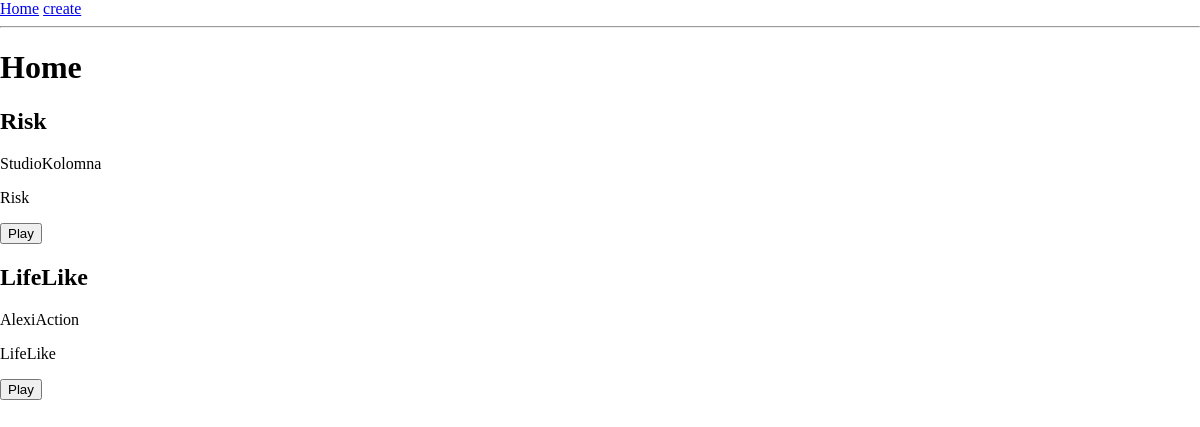
Before: / with the older database file.
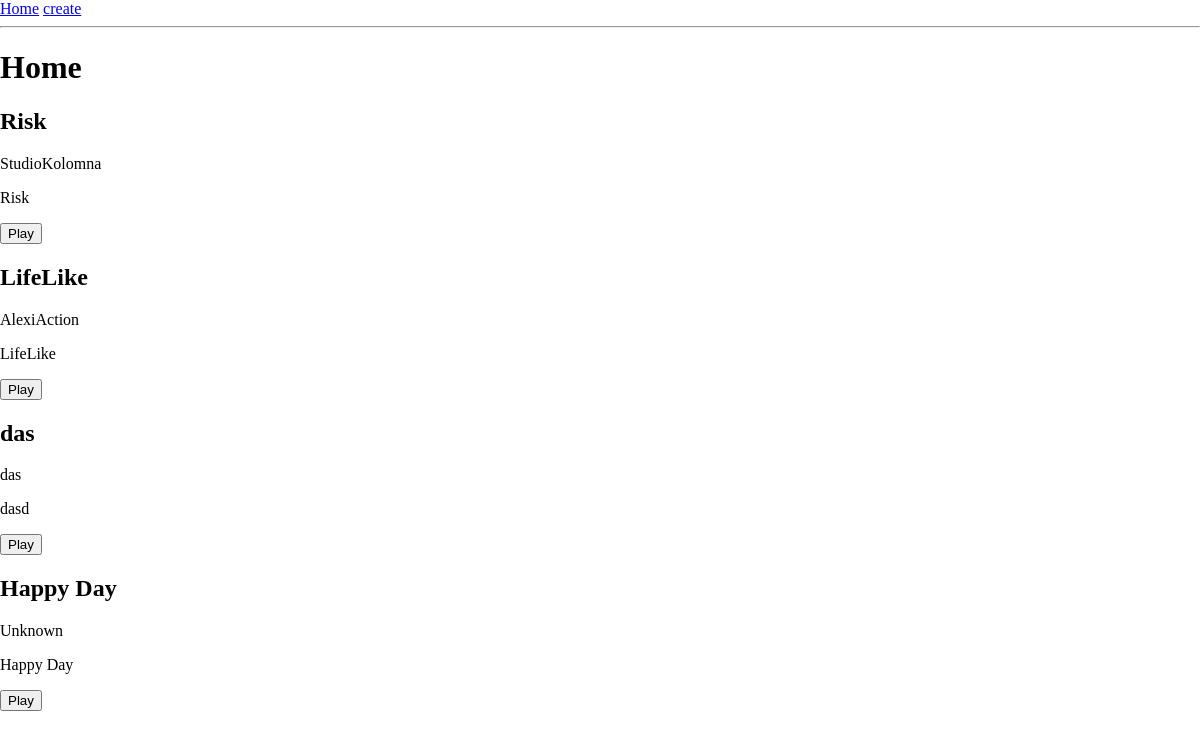
After: the same page with the newer database file.
### tables this page shows
CREATE TABLE `songs` (
    `id` INTEGER PRIMARY KEY AUTOINCREMENT,
    `title` varchar(255) NOT NULL,
    `artist` varchar(255) NOT NULL,
    `album` varchar(255) NOT NULL,
    `filename` varchar(255) NOT NULL
);

### app.py (the view)
@app.route("/")
def index():
    print(app.static_folder)
    conn = get_db_connection()
    songs = conn.execute('SELECT * FROM songs').fetchall()
    conn.close()
    return render_template('index.html', songs=songs)

### app.py (called while the page is built)
def get_db_connection():
    conn = sqlite3.connect('database.db')
    conn.row_factory = sqlite3.Row
    return conn

### templates/index.html
{% extends 'base.html' %}
{% block content %}
    <h1>Home</h1>
    {% for song in songs %}
        <div class="song">
            <h2>{{ song.title }}</h2>
            <p>{{ song.artist }}</p>
            <p>{{ song.album }}</p>
            <button url=>Play</button>
        </div>
    {% endfor %}
{% endblock %}

### templates/base.html (shortened to what this page needs)
<!DOCTYPE html>
<html>
<head>
</head>
<body>
    <nav>
        <a href="{{ url_for('index') }}">Home</a>
        <a href="/create">create</a>
    </nav>
    <hr>
    <div class="content">
        {% block content %}{% endblock %}
    </div>

### templates/base.html (style rules this page uses)
body { margin: 0; }

Changed rows visible on the page:
added songs: title "das", artist "das", album "dasd"
added songs: title "Happy Day", artist "Unknown", album "Happy Day"
